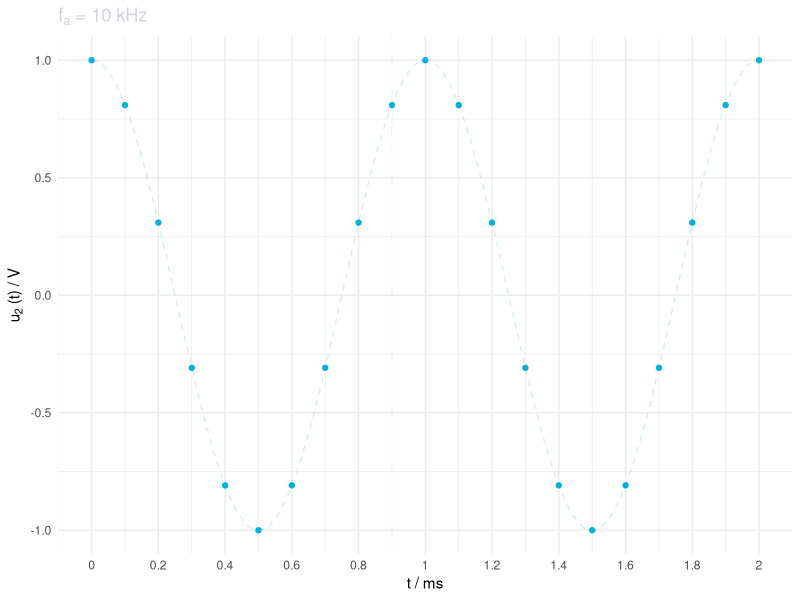

This figure's R source:
library(ggplot2)

outputName <- "1_2_Abtast_10kHz_ZB.pdf"
pdfWidth   <- 10
pdfHeight  <- pdfWidth * 0.618


f_sample <- 10000;
T_sample <- 1/f_sample

sampleTime <- 0.002 # seconds

fun <- function(t) {

    U1 <- 1
    f  <- 1000

    U1*cos(2*pi*f*t)
}

sampleValues <- c()
samplePoints <- c()

for(i in 0:(sampleTime * f_sample) ) {

    samplePoints <- c(samplePoints, i*T_sample)

    sampleValues <- c(sampleValues, fun( i*T_sample )  )
}

sample <- data.frame(samplePoints, sampleValues)

# plot
#---------------------------------------------
hsBlue  <- "#00b1db"
hsBlueA <- "#00b1db2F"

xlabel <- "t / ms"
ylabel <- bquote("u"[2]~"(t) / V")

xlimits <- c(min(samplePoints), max(samplePoints))
xbreaks <- seq(min(samplePoints), max(samplePoints), T_sample*2)
xlabels <- xbreaks*1000 # to get ms

p <- ggplot(sample, aes(x=samplePoints, y=sampleValues)) +
    theme_minimal() +
    ggtitle(bquote("f"["a"]~"= 10 kHz")) +
    theme(plot.title = element_text(colour = "#ced4da") ) +
    xlab(xlabel) +
    ylab(ylabel) +
    scale_x_continuous(limits = xlimits, breaks = xbreaks, labels=xlabels) +
    stat_function( fun = fun, n = 4000, linetype=2, color = hsBlueA) +
    geom_point(color=hsBlue)


pdf(outputName, pdfWidth, pdfHeight)
p
